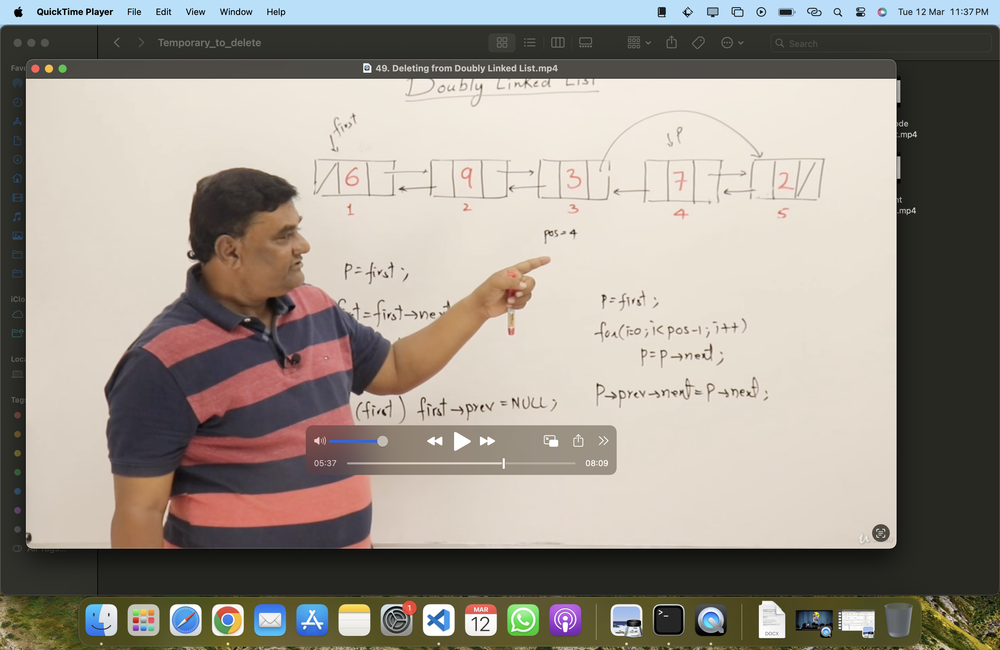
#> input picture dr_niyati_baliyan/forimgprocessing.png, 1000 x 650 px, shrunk from 2940 x 1912 before the run
$ jupyter execute --allow-errors unit3_classwork.ipynb
#> lines starting #> are read from the running program, lines starting #| are printed output that depends on the picture
[cell 1]
# a cursor is given, by default it is a turtle in the turtle module but it can be changed to be fixed defined shape

# !pip install ColabTurtle, # for colab
# from ColabTurtle.Turtle import *
# import turtle
# wn = turtle.Screen()

from ColabTurtle.Turtle import *
#> (the rest of this cell did not finish here and is left out)

[cell 2]
from ColabTurtle.Turtle import *

#> (the rest of this cell did not finish here and is left out)

#> (a cell that did not finish here is left out)

#> (a cell that did not finish here is left out)

14 March 2024

Question 1: WAP to find a distance between two points(represented as list(s)) also find midpoint, and show these three points using Turtle.
Question 2: WAP to draw 5 concentric circles.
Question 3: Draw a pentagon and put a line from each vertex to the center fill different colors in each of the block obtained.

Question 2:

[cell 5]
# import ColabTurtle.Turtle as turtle
from ColabTurtle.Turtle import *
# or Use ColabTurtlePlus
#> (the rest of this cell did not finish here and is left out)

14 March 2024 Image Processing

[cell 6]
from PIL import Image, ImageOps, ImageFilter
#Image for Reading the Image so its a necessity ,ImageOps is for GrayScale conversion, and ImageFilter for Blur Gaussian Blur etc.
img = Image.open("forimgprocessing.png")
#> img is the input picture: PIL image 1000x650 RGBA; mean R, G, B, A 155, 147.6, 138.7, 255
img.show()

# This also works fine it replaces our previous image variable as well
# img = ImageOps.grayscale(img)# it returns the image object so make a new object to show ImageOps.grayscale(img).show(), I think ??
# img.show()

img_grayscale = ImageOps.grayscale(img)# it returns the image object so make a new object to show ImageOps.grayscale(img).show(), I think ??
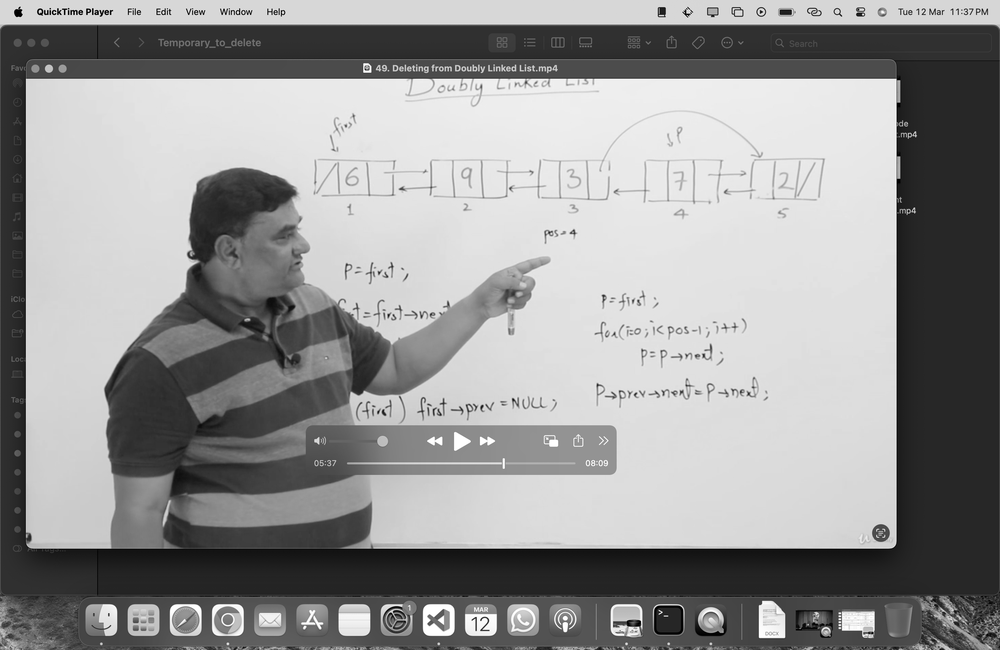
#> img_grayscale: PIL image 1000x650 L; min 0, max 255, mean 148.8
img_grayscale.show()

img_blur = img.filter(ImageFilter.BLUR())
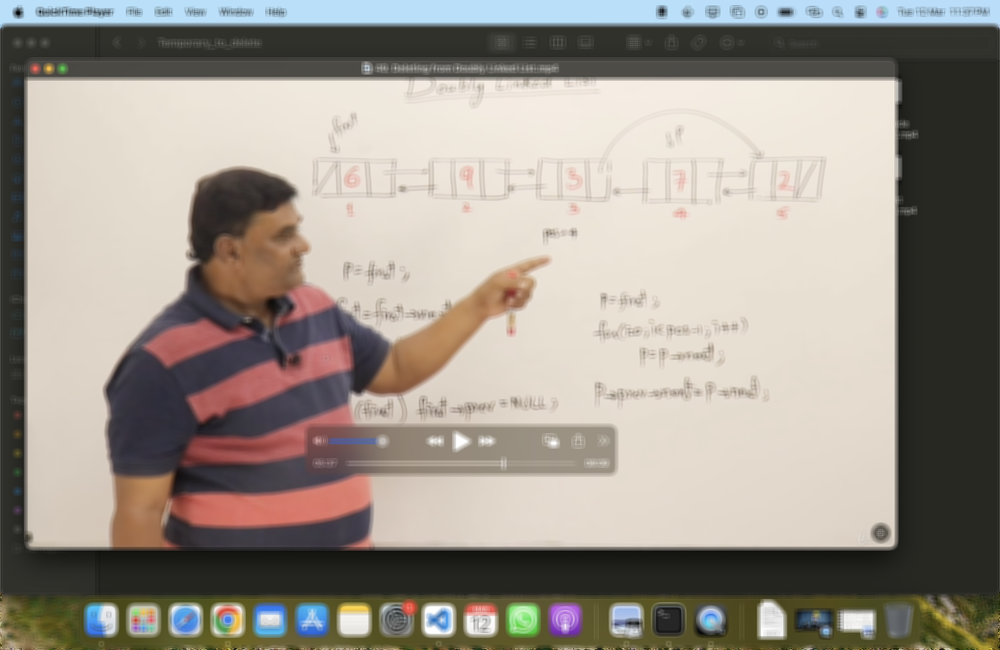
#> img_blur: PIL image 1000x650 RGBA; mean R, G, B, A 155.1, 147.6, 138.8, 255
img_blur.show()
img_blur = img.filter(ImageFilter.GaussianBlur(3))
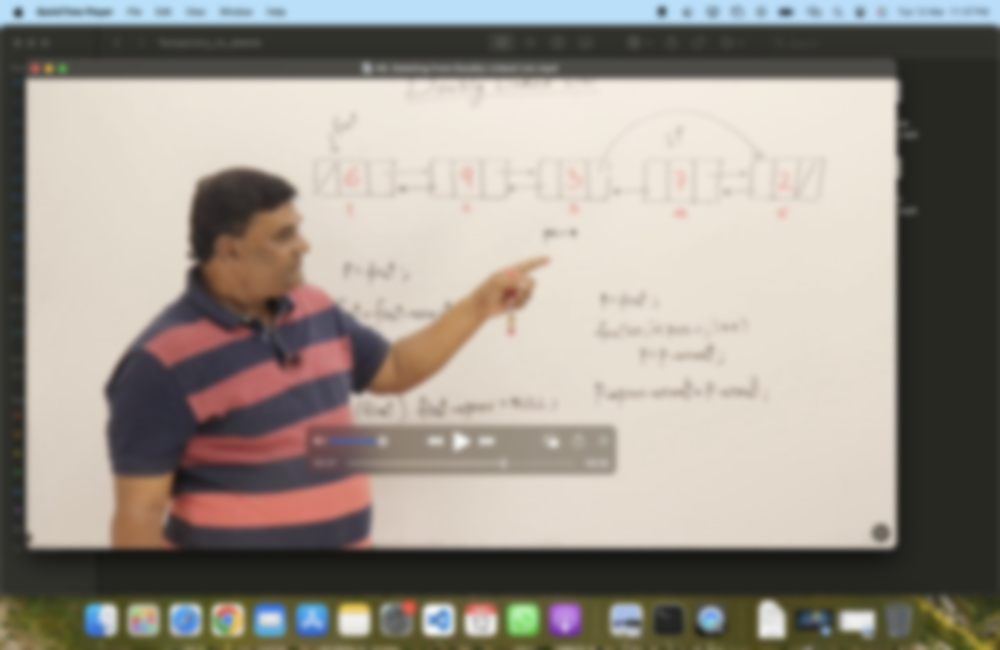
#> img_blur: PIL image 1000x650 RGBA; mean R, G, B, A 155.1, 147.6, 138.8, 255
img_blur.show()
img.rotate(45, expand=True).show()
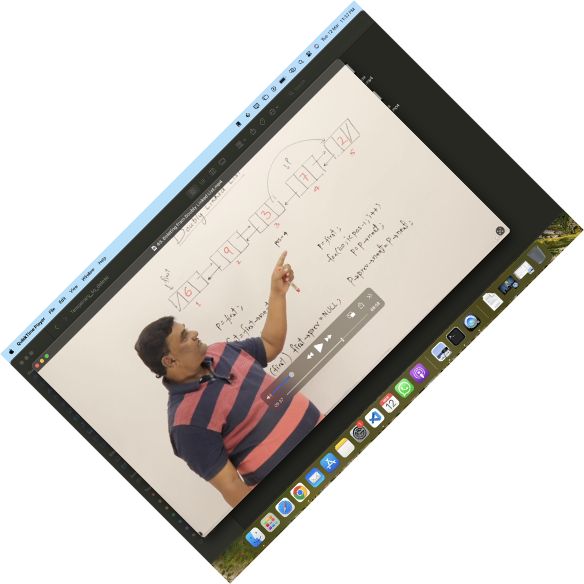
#> shown: PIL image 1168x1168 RGBA (shown at 1/2 size); mean R, G, B, A 73.9, 70.3, 66.1, 121.5; transparent parts drawn white
# if we are not specifying any path we will have it saved in the current working directory
img_blur.save("img_blur.png")# we can't convert from png to jpeg as its higher quality, and try to keep the same extension we can convert from jpeg to png as its compressing for that conversion
img_grayscale.save("img_grayscale.png")


# convert grayscale to binary colors that is only in black and white

img1 = img.convert("1")
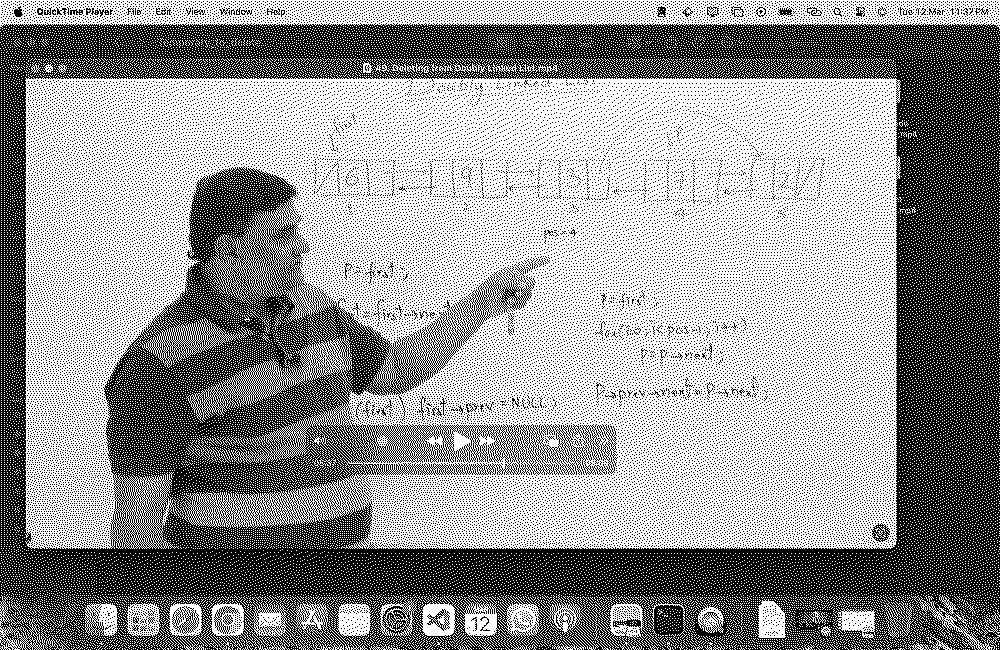
#> img1: PIL image 1000x650 1; 58.1% white; black in thin lines or dots
img1.show()
